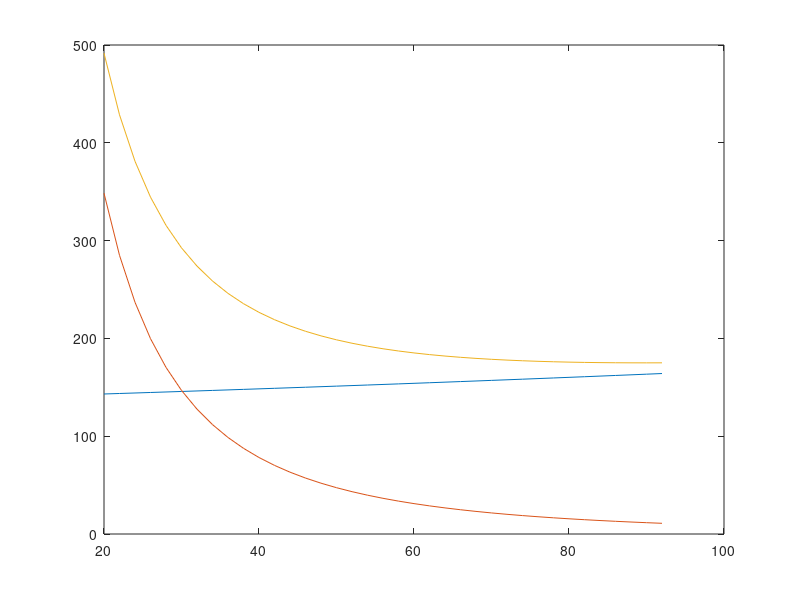

Source code (MATLAB): (Note: this script raises an error after producing the figure.)
total_height=61.4e-3; % slot copper height for single copper
insulation=0.21e-3;
total_width=16e-3;

vStr=46;

ro=2.0968e-8;
PDC=[];
Pac2dct=[];
Pac2dcb=[];
for numberOfverticalStrand=10:vStr 
width_strand=7.69e-3;
MLT=0.9;
numberOfhorizontalStrand=2;

height_strand=(total_height/numberOfverticalStrand)-insulation;

DC_resistance=ro*MLT*2/((width_strand*height_strand));
DC_resistance=DC_resistance/(numberOfverticalStrand*numberOfhorizontalStrand);

I=1860;
PDC=[PDC DC_resistance*I^2];

Ke= pi^2/(6*ro);
f=50;
I_strand_ver=I/numberOfverticalStrand;

Peddyt=[];
mu_0=4*pi*1e-7;
for j=1:numberOfverticalStrand
Bmax=sqrt(2)*mu_0*(((j-1)+j)/2)*I_strand_ver/(width_strand*2);
volume=width_strand*height_strand*MLT;
Peddyt=[Peddyt Ke*Bmax^2*f^2*height_strand^2*volume];
end

Peddyb=[];
for j=1:numberOfverticalStrand
Bmax=sqrt(2)*mu_0*((((j-1)+j)/2)*I_strand_ver+I)/(width_strand*2);
volume=width_strand*height_strand*MLT;
Peddyb=[Peddyb Ke*Bmax^2*f^2*height_strand^2*volume];
end

Pac2dcb=[ Pac2dcb 2*sum(Peddyb) ];
Pac2dct=[ Pac2dct 2*sum(Peddyt)];

end

%%
strand=2*(10:vStr);
plot(strand,PDC)
hold on;
plot(strand,(Pac2dcb+Pac2dct)/2)
hold on;
plot(strand,(Pac2dcb+Pac2dct)/2+PDC)


%%
figure();
plot(B)
hold on;
% plot(Peddy)

%%
strand=1:numberOfverticalStrand;
figure();
plot(strand,Peddyt,'LineStyle',"-",'Color','b','Marker','o','MarkerSize',5,'MarkerFaceColor','b');
hold on; 
plot(strand,Peddyb,'LineStyle',"-",'Color','r','Marker','o','MarkerSize',5,'MarkerFaceColor','r');
hold on; 
plot(strand,Pdct/numberOfverticalStrand/numberOfhorizontalStrand,'LineStyle',"-",'Marker', ...
    'o','MarkerSize',5,'MarkerFaceColor','k','Color','k')
legend('Eddy Loss of Top','Eddy Loss of Bottom','DC Loss')
xlabel('Vertical Strands')


%%
Rac2dcb=2*sum(Peddyb)/ (MLT*DC_resistance*I^2 /1000);
Rac2dct=2*sum(Peddyt)/ (MLT*DC_resistance*I^2 /1000);
Rac2dcb/Rac2dct;

[2*sum(Peddyb) 2*sum(Peddyt) 2*sum(Peddyb)+2*sum(Peddyt) (MLT*DC_resistance*I^2/1000) ...
    (2*sum(Peddyb)+2*sum(Peddyt))/(2*(MLT*DC_resistance*I^2 /1000))]

2*sum(Peddyb)/(MLT*DC_resistance*I^2/1000) 
